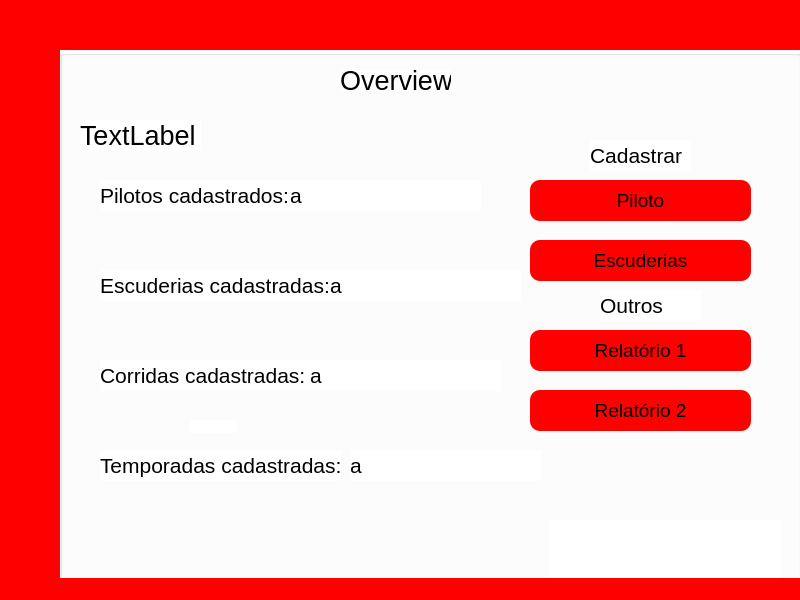
<?xml version="1.0" encoding="UTF-8"?>
<ui version="4.0">
 <class>MainWindow</class>
 <widget class="QMainWindow" name="MainWindow">
  <property name="geometry">
   <rect>
    <x>0</x>
    <y>0</y>
    <width>800</width>
    <height>600</height>
   </rect>
  </property>
  <property name="windowTitle">
   <string>MainWindow</string>
  </property>
  <property name="styleSheet">
   <string notr="true">background-color: rgb(255, 0, 0);</string>
  </property>
  <widget class="QWidget" name="centralwidget">
   <widget class="QGroupBox" name="groupBox">
    <property name="geometry">
     <rect>
      <x>60</x>
      <y>50</y>
      <width>741</width>
      <height>551</height>
     </rect>
    </property>
    <property name="styleSheet">
     <string notr="true">background-color: rgb(255, 255, 255);</string>
    </property>
    <property name="title">
     <string/>
    </property>
    <widget class="QLabel" name="label_8">
     <property name="geometry">
      <rect>
       <x>490</x>
       <y>470</y>
       <width>231</width>
       <height>61</height>
      </rect>
     </property>
     <property name="text">
      <string/>
     </property>
     <property name="pixmap">
      <pixmap>../formula-1-logo-1-1.png</pixmap>
     </property>
     <property name="scaledContents">
      <bool>true</bool>
     </property>
     <property name="alignment">
      <set>Qt::AlignLeading|Qt::AlignLeft|Qt::AlignVCenter</set>
     </property>
    </widget>
    <widget class="QLabel" name="label">
     <property name="geometry">
      <rect>
       <x>280</x>
       <y>20</y>
       <width>111</width>
       <height>21</height>
      </rect>
     </property>
     <property name="font">
      <font>
       <pointsize>20</pointsize>
      </font>
     </property>
     <property name="text">
      <string>Overview</string>
     </property>
    </widget>
    <widget class="QLabel" name="AdminOverview">
     <property name="geometry">
      <rect>
       <x>20</x>
       <y>70</y>
       <width>121</width>
       <height>31</height>
      </rect>
     </property>
     <property name="font">
      <font>
       <pointsize>20</pointsize>
      </font>
     </property>
     <property name="text">
      <string>TextLabel</string>
     </property>
    </widget>
    <widget class="QLabel" name="label_3">
     <property name="geometry">
      <rect>
       <x>530</x>
       <y>90</y>
       <width>101</width>
       <height>31</height>
      </rect>
     </property>
     <property name="font">
      <font>
       <pointsize>16</pointsize>
      </font>
     </property>
     <property name="text">
      <string>Cadastrar</string>
     </property>
    </widget>
    <widget class="QPushButton" name="CadastroEscuderia">
     <property name="geometry">
      <rect>
       <x>470</x>
       <y>190</y>
       <width>221</width>
       <height>41</height>
      </rect>
     </property>
     <property name="font">
      <font>
       <pointsize>14</pointsize>
      </font>
     </property>
     <property name="styleSheet">
      <string notr="true">QPushButton{
	background-color: rgb(255, 0, 0);
	border-radius:10px;
		
}

QPushButton:hover{
	background-color: rgb(191, 0, 0);
	border:none;	
	gridline-color: rgb(191, 0, 0);
}

QPushButton:pressr{
	border:none;	
	border-bottom:none;
	gridline-color: rgb(191, 0, 0);
}</string>
     </property>
     <property name="text">
      <string>Escuderias</string>
     </property>
    </widget>
    <widget class="QPushButton" name="CadastroPiloto">
     <property name="geometry">
      <rect>
       <x>470</x>
       <y>130</y>
       <width>221</width>
       <height>41</height>
      </rect>
     </property>
     <property name="font">
      <font>
       <pointsize>14</pointsize>
      </font>
     </property>
     <property name="styleSheet">
      <string notr="true">QPushButton{
	background-color: rgb(255, 0, 0);
	border-radius:10px;
		
}

QPushButton:hover{
	background-color: rgb(191, 0, 0);
	border:none;	
	gridline-color: rgb(191, 0, 0);
}

QPushButton:pressr{
	border:none;	
	border-bottom:none;
	gridline-color: rgb(191, 0, 0);
}</string>
     </property>
     <property name="text">
      <string>Piloto</string>
     </property>
    </widget>
    <widget class="QLabel" name="label_2">
     <property name="geometry">
      <rect>
       <x>40</x>
       <y>130</y>
       <width>191</width>
       <height>31</height>
      </rect>
     </property>
     <property name="font">
      <font>
       <pointsize>16</pointsize>
      </font>
     </property>
     <property name="text">
      <string>Pilotos cadastrados:</string>
     </property>
    </widget>
    <widget class="QLabel" name="label_4">
     <property name="geometry">
      <rect>
       <x>40</x>
       <y>220</y>
       <width>231</width>
       <height>31</height>
      </rect>
     </property>
     <property name="font">
      <font>
       <pointsize>16</pointsize>
      </font>
     </property>
     <property name="text">
      <string>Escuderias cadastradas:</string>
     </property>
    </widget>
    <widget class="QLabel" name="label_5">
     <property name="geometry">
      <rect>
       <x>130</x>
       <y>370</y>
       <width>47</width>
       <height>13</height>
      </rect>
     </property>
     <property name="text">
      <string/>
     </property>
    </widget>
    <widget class="QLabel" name="label_6">
     <property name="geometry">
      <rect>
       <x>40</x>
       <y>310</y>
       <width>221</width>
       <height>31</height>
      </rect>
     </property>
     <property name="font">
      <font>
       <pointsize>16</pointsize>
      </font>
     </property>
     <property name="text">
      <string>Corridas cadastradas:</string>
     </property>
    </widget>
    <widget class="QLabel" name="label_7">
     <property name="geometry">
      <rect>
       <x>40</x>
       <y>400</y>
       <width>241</width>
       <height>31</height>
      </rect>
     </property>
     <property name="font">
      <font>
       <pointsize>16</pointsize>
      </font>
     </property>
     <property name="text">
      <string>Temporadas cadastradas:</string>
     </property>
    </widget>
    <widget class="QLabel" name="label_9">
     <property name="geometry">
      <rect>
       <x>540</x>
       <y>240</y>
       <width>101</width>
       <height>31</height>
      </rect>
     </property>
     <property name="font">
      <font>
       <pointsize>16</pointsize>
      </font>
     </property>
     <property name="text">
      <string>Outros</string>
     </property>
    </widget>
    <widget class="QPushButton" name="Relatorio1">
     <property name="geometry">
      <rect>
       <x>470</x>
       <y>280</y>
       <width>221</width>
       <height>41</height>
      </rect>
     </property>
     <property name="font">
      <font>
       <pointsize>14</pointsize>
      </font>
     </property>
     <property name="styleSheet">
      <string notr="true">QPushButton{
	background-color: rgb(255, 0, 0);
	border-radius:10px;
		
}

QPushButton:hover{
	background-color: rgb(191, 0, 0);
	border:none;	
	gridline-color: rgb(191, 0, 0);
}

QPushButton:pressr{
	border:none;	
	border-bottom:none;
	gridline-color: rgb(191, 0, 0);
}</string>
     </property>
     <property name="text">
      <string>Relatório 1</string>
     </property>
    </widget>
    <widget class="QLabel" name="NumeroPilotos">
     <property name="geometry">
      <rect>
       <x>230</x>
       <y>130</y>
       <width>191</width>
       <height>31</height>
      </rect>
     </property>
     <property name="font">
      <font>
       <pointsize>16</pointsize>
      </font>
     </property>
     <property name="text">
      <string>a</string>
     </property>
    </widget>
    <widget class="QLabel" name="NumeroEscuderias">
     <property name="geometry">
      <rect>
       <x>270</x>
       <y>220</y>
       <width>191</width>
       <height>31</height>
      </rect>
     </property>
     <property name="font">
      <font>
       <pointsize>16</pointsize>
      </font>
     </property>
     <property name="text">
      <string>a</string>
     </property>
    </widget>
    <widget class="QLabel" name="NumeroCorridas">
     <property name="geometry">
      <rect>
       <x>250</x>
       <y>310</y>
       <width>191</width>
       <height>31</height>
      </rect>
     </property>
     <property name="font">
      <font>
       <pointsize>16</pointsize>
      </font>
     </property>
     <property name="text">
      <string>a</string>
     </property>
    </widget>
    <widget class="QLabel" name="NumeroTemporadas">
     <property name="geometry">
      <rect>
       <x>290</x>
       <y>400</y>
       <width>191</width>
       <height>31</height>
      </rect>
     </property>
     <property name="font">
      <font>
       <pointsize>16</pointsize>
      </font>
     </property>
     <property name="text">
      <string>a</string>
     </property>
    </widget>
    <widget class="QPushButton" name="Relatorio2">
     <property name="geometry">
      <rect>
       <x>470</x>
       <y>340</y>
       <width>221</width>
       <height>41</height>
      </rect>
     </property>
     <property name="font">
      <font>
       <pointsize>14</pointsize>
      </font>
     </property>
     <property name="styleSheet">
      <string notr="true">QPushButton{
	background-color: rgb(255, 0, 0);
	border-radius:10px;
		
}

QPushButton:hover{
	background-color: rgb(191, 0, 0);
	border:none;	
	gridline-color: rgb(191, 0, 0);
}

QPushButton:pressr{
	border:none;	
	border-bottom:none;
	gridline-color: rgb(191, 0, 0);
}</string>
     </property>
     <property name="text">
      <string>Relatório 2</string>
     </property>
    </widget>
   </widget>
  </widget>
  <widget class="QMenuBar" name="menubar">
   <property name="geometry">
    <rect>
     <x>0</x>
     <y>0</y>
     <width>800</width>
     <height>21</height>
    </rect>
   </property>
  </widget>
  <widget class="QStatusBar" name="statusbar"/>
 </widget>
 <resources/>
 <connections/>
</ui>
